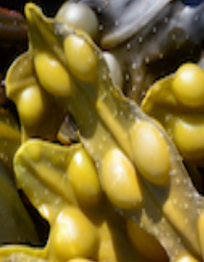
#> input picture Etalons/Fucus/etalon_fucus_5.png, 204 x 262 px, shrunk from 249 x 320 before the run
$ jupyter execute 'ObjectDetectionSift-MacBook Pro de Javier.ipynb'   (older library calls are emulated)
#> lines starting #> are read from the running program, lines starting #| are printed output that depends on the picture; after the words box and inside, x2 and y2 are one past the last pixel; in counts of white or black regions, pixels touching at a corner belong together
[cell 1]
import numpy as np
import cv2
from matplotlib import pyplot as plt

MIN_MATCH_COUNT = 10

img1 = cv2.imread('Etalons/Fucus/etalon_fucus_5.png',0)          # queryImage
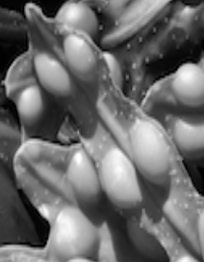
#> img1: shape (262, 204); min 0, max 255, mean 107.6
img2 = cv2.imread('Processed images/Fucus/fucus_5.png',0) # trainImage
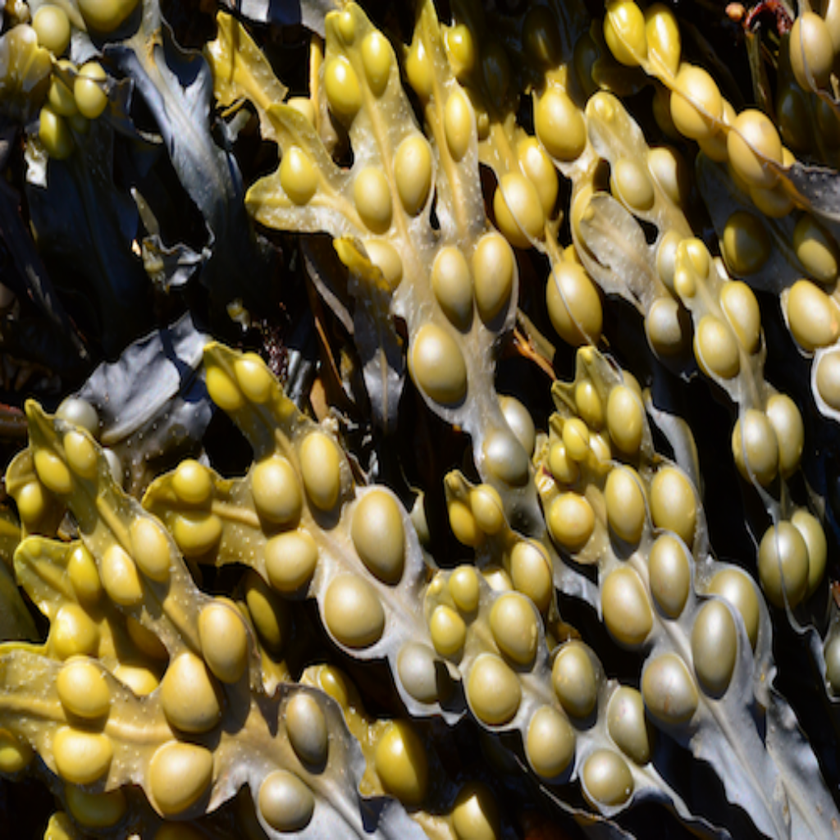
#> input picture Processed images/Fucus/fucus_5.png, 840 x 840 px, shrunk from 1024 x 1024 before the run
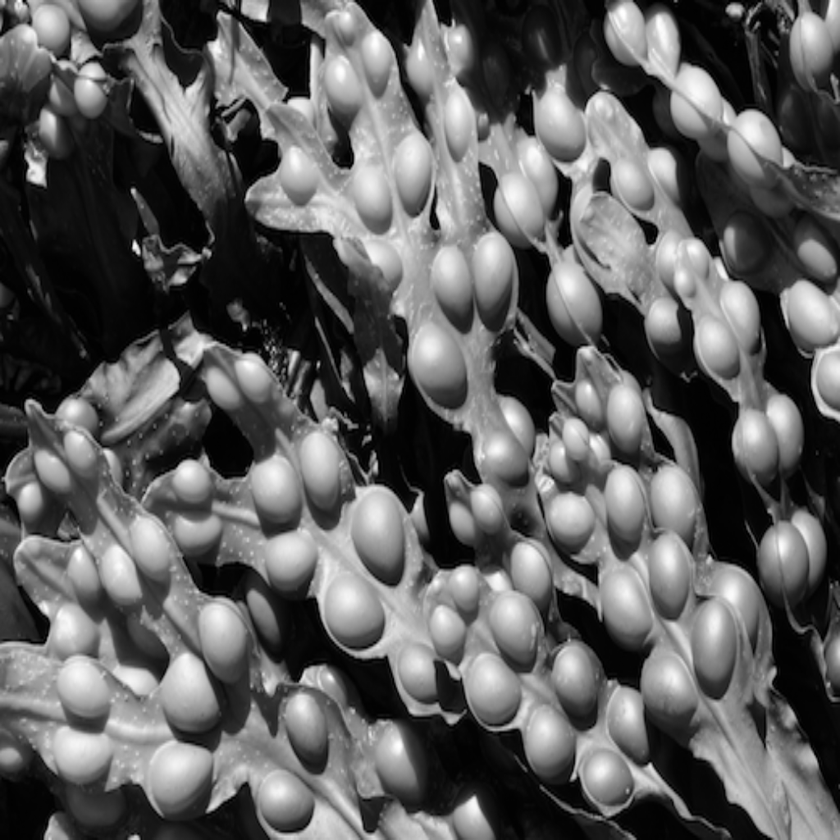
#> img2: shape (840, 840); min 0, max 255, mean 94.6

[cell 2]
# Initiate SIFT detector
sift = cv2.SIFT()

# find the keypoints and descriptors with SIFT
kp1, des1 = sift.detectAndCompute(img1,None)
#> kp1 = 306 keypoints; strongest (x, y, size): (29, 101, 15.6), (44, 211, 7.6), (38, 232, 18.6), (67, 226, 23.3)
kp2, des2 = sift.detectAndCompute(img2,None)
#> kp2 = 2969 keypoints; strongest (x, y, size): (36, 173, 13.6), (135, 247, 4.9), (735, 10, 8.6), (694, 94, 32.3)

FLANN_INDEX_KDTREE = 0
index_params = dict(algorithm = FLANN_INDEX_KDTREE, trees = 5)
search_params = dict(checks = 50)

flann = cv2.FlannBasedMatcher(index_params, search_params)

matches = flann.knnMatch(des1,des2,k=2)
#> matches = 306 matches

# store all the good matches as per Lowe's ratio test.
good = []
for m,n in matches:
    if m.distance < 0.7*n.distance:
        good.append(m)
#> after the loop, good = 240 matches

[cell 3]
if len(good)>MIN_MATCH_COUNT:
    src_pts = np.float32([ kp1[m.queryIdx].pt for m in good ]).reshape(-1,1,2)
#> src_pts = 240 rows, first 8: [3.3, 77.75], [5.79, 254.2], [6.44, 158.7], [7.53, 120.5], [9.21, 85.79], [9.21, 85.79], [9.63, 64.36], [10.78, 8.05]
    dst_pts = np.float32([ kp2[m.trainIdx].pt for m in good ]).reshape(-1,1,2)
#> dst_pts = 240 rows, first 8: [3.32, 474.1], [5.77, 650.7], [6.45, 555.2], [7.54, 516.9], [9.19, 482.1], [9.19, 482.1], [9.65, 460.6], [10.76, 404.4]

    M, mask = cv2.findHomography(src_pts, dst_pts, cv2.RANSAC,5.0)
#> M = [[1, 2.3e-05, 0.000556], [0.0002, 1, 396.2], [2.64e-07, 3.37e-07, 1]]; mask = 240 values from 1 to 1
    matchesMask = mask.ravel().tolist()
#> matchesMask = 240 values from 1 to 1

    h,w = img1.shape
#> h = 262; w = 204
    pts = np.float32([ [0,0],[0,h-1],[w-1,h-1],[w-1,0] ]).reshape(-1,1,2)
#> pts = [[0, 0], [0, 261], [203, 261], [203, 0]]
    dst = cv2.perspectiveTransform(pts,M)
#> dst = [[0.000556, 396.2], [0.00655, 657.7], [203.2, 657.7], [203.3, 396.2]]

    img2 = cv2.polylines(img2,[np.int32(dst)],True,255,3, cv2.LINE_AA)
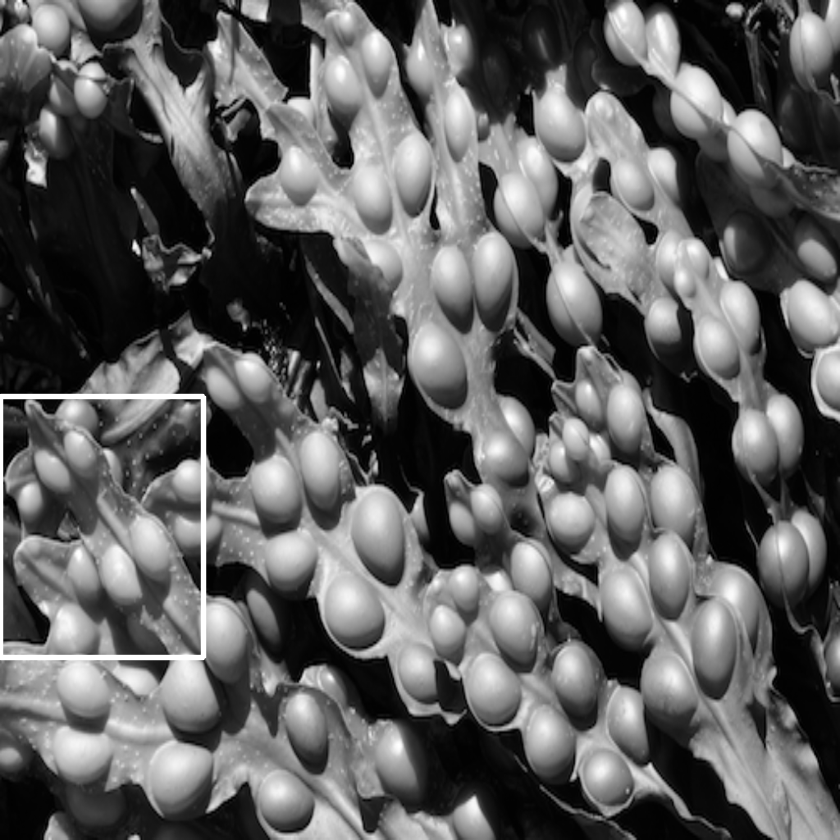
#> img2: shape (840, 840); 0.81% of pixels changed, all inside (x1, y1, x2, y2) = (0, 393, 207, 661)

else:
    print ("Not enough matches are found - %d/%d" % (len(good),MIN_MATCH_COUNT))
    matchesMask = None

[cell 4]
draw_params = dict(matchColor = (0,255,0), # draw matches in green color
                   singlePointColor = None,
                   matchesMask = matchesMask, # draw only inliers
                   flags = 2)
#> draw_params = 4 items

img3 = cv2.drawMatches(img1,kp1,img2,kp2,good,None,**draw_params)
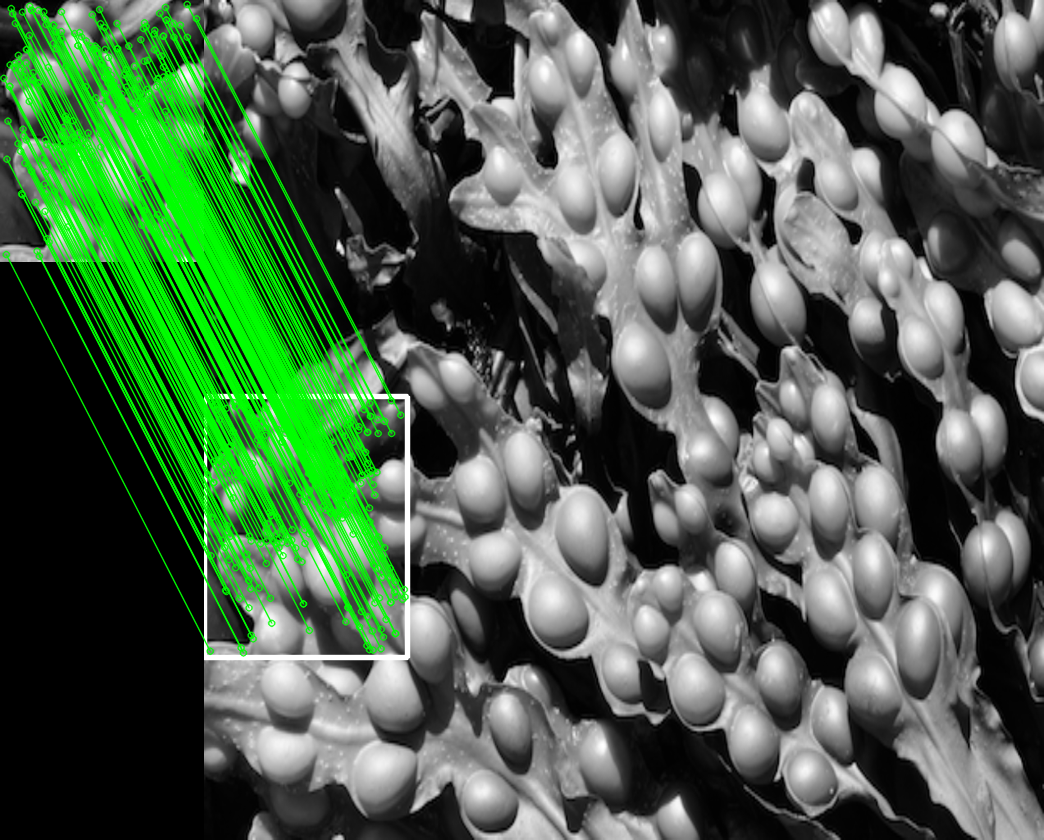
#> img3: shape (840, 1044, 3); mean of channels 0, 1, 2 76.7, 100.1, 76.7; drawn as B, G, R

plt.imshow(img3, 'gray'),plt.show()
